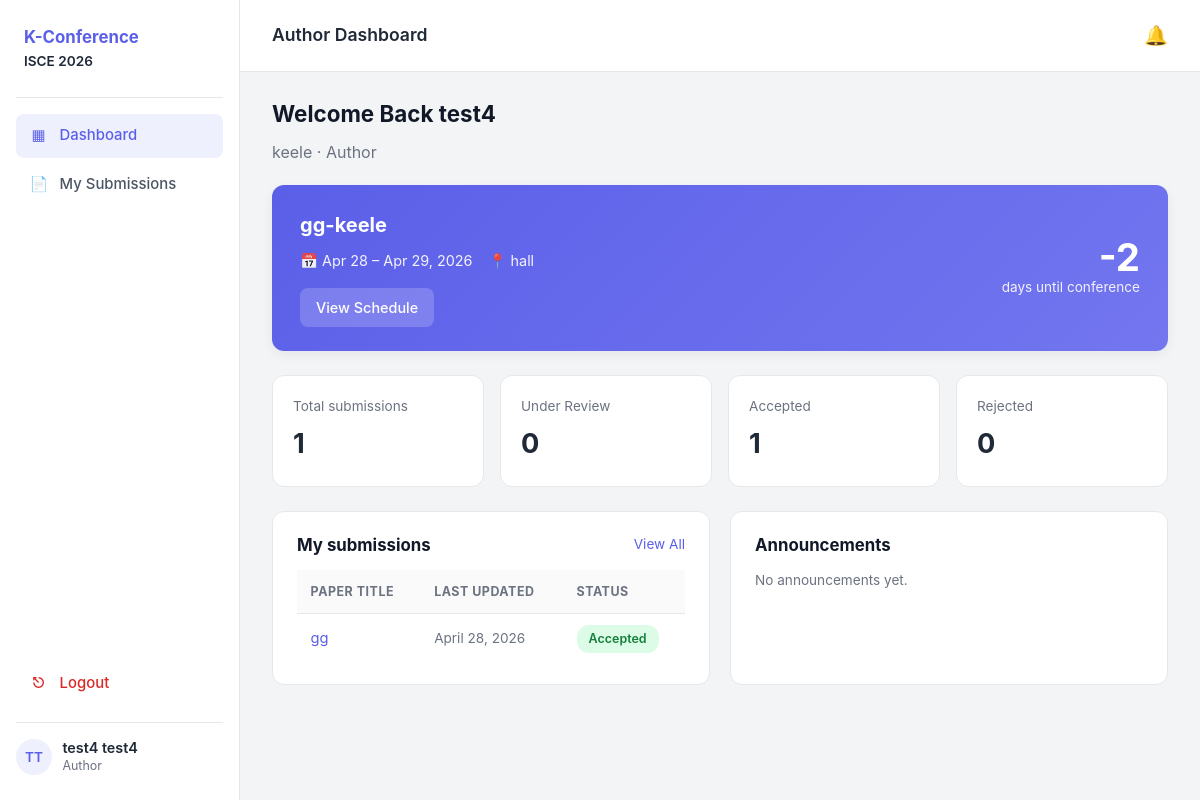
Before: /accounts/dashboard/author/ (signed in) with the older database file.
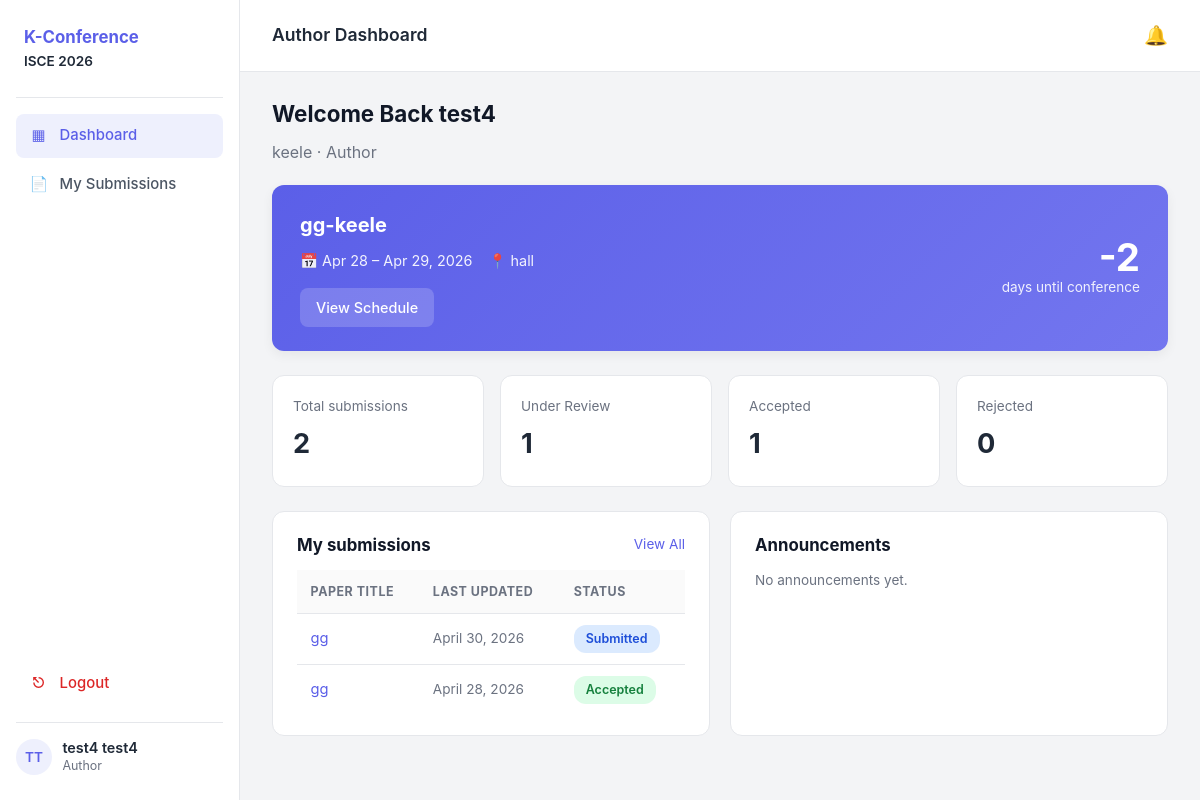
After: the same page with the newer database file.
### submissions/models.py (models this page shows, shortened)
class Submission(models.Model):
    STATUS_DRAFT = 'draft'
    STATUS_SUBMITTED = 'submitted'
    STATUS_UNDER_REVIEW = 'under_review'
    STATUS_ACCEPTED = 'accepted'
    STATUS_REJECTED = 'rejected'
    STATUS_WITHDRAWN = 'withdrawn'
    STATUS_CHOICES = [
        (STATUS_DRAFT,        'Draft'),
        (STATUS_SUBMITTED,    'Submitted'),
        (STATUS_UNDER_REVIEW, 'Under Review'),
        (STATUS_ACCEPTED,     'Accepted'),
        (STATUS_REJECTED,     'Rejected'),
        (STATUS_WITHDRAWN,    'Withdrawn'),
    ]
    conference = models.ForeignKey(
        Conference, on_delete=models.CASCADE, related_name='submissions',
    )
    track = models.ForeignKey(
        Track, on_delete=models.SET_NULL, null=True, blank=True,
        related_name='submissions',
    )
    author = models.ForeignKey(
        User, on_delete=models.CASCADE, related_name='submissions',
    )
    title = models.CharField(max_length=300)
    abstract = models.TextField(
        help_text='Short summary of the paper (max 300 words recommended).',
    )
    keywords = models.CharField(
        max_length=300, blank=True,
        help_text='Comma-separated. e.g. "machine learning, healthcare, privacy".',
    )
    co_authors = models.TextField(
        blank=True,
        help_text='One per line: full name, email, affiliation.',
    )
    status = models.CharField(
        max_length=20, choices=STATUS_CHOICES, default=STATUS_DRAFT,
    )
    submission_id_code = models.CharField(
        max_length=30, blank=True,
        help_text='Public ID shown to authors and reviewers, e.g. SUB-2026-0042.',
    )
    submitted_at = models.DateTimeField(null=True, blank=True)
    decision_at = models.DateTimeField(null=True, blank=True)
    decision_notes = models.TextField(blank=True)
    created_at = models.DateTimeField(auto_now_add=True)
    updated_at = models.DateTimeField(auto_now=True)
    class Meta:
        ordering = ['-created_at']

### accounts/views.py (the view)
# urls.py: path('dashboard/author/',      views.dashboard_author,
@login_required
def dashboard_author(request):
    if not request.user.profile.is_author():
        messages.error(request, 'You do not have permission to view that page.')
        return redirect('accounts:dashboard')
    from conference.models import Conference
    from submissions.models import Submission
    from core.models import Announcement
    active_conference = Conference.objects.filter(
        status=Conference.STATUS_OPEN
    ).order_by('start_date').first()
    submissions = Submission.objects.filter(author=request.user)
    announcements = []
    if active_conference:
        announcements = active_conference.announcements.filter(
            audience__in=[Announcement.AUDIENCE_ALL, Announcement.AUDIENCE_AUTHORS]
        )[:5]
    return render(request, 'accounts/dashboard_author.html', {
        'active_conference': active_conference,
        'submissions': submissions,
        'submissions_total': submissions.count(),
        'submissions_under_review': submissions.filter(
            status__in=[Submission.STATUS_SUBMITTED, Submission.STATUS_UNDER_REVIEW]
        ).count(),
        'submissions_accepted': submissions.filter(
            status=Submission.STATUS_ACCEPTED).count(),
        'submissions_rejected': submissions.filter(
            status=Submission.STATUS_REJECTED).count(),
        'recent_submissions': submissions.order_by('-updated_at')[:5],
        'announcements': announcements,
    })

### accounts/models.py (called while the page is built)
    def is_author(self):
        return self.role == self.ROLE_AUTHOR

### conference/models.py (called while the page is built)
    @property
    def days_until_start(self):
        delta = self.start_date - timezone.localdate()
        return delta.days

### accounts/templates/accounts/dashboard_author.html (shortened to what this page needs)
{% extends 'app_base.html' %}
{% block topbar_title %}Author Dashboard{% endblock %}
{% block sidebar_nav %}
    {% include 'partials/sidebar_author.html' with active='dashboard' %}
{% endblock %}
{% block content %}
<section class="welcome">
    <h1>Welcome Back {{ user.first_name }}</h1>
    <p class="muted">{{ user.profile.affiliation }} &middot; Author</p>
</section>
{% if active_conference %}
<section class="hero-card">
    <div>
        <h2>{{ active_conference.name }}</h2>
        <div class="hero-meta">
            <span>📅 {{ active_conference.start_date|date:"M j" }} – {{ active_conference.end_date|date:"M j, Y" }}</span>
            <span>📍 {{ active_conference.location|default:"Online" }}</span>
        </div>
        <a href="{% url 'conference:detail' active_conference.pk %}" class="hero-btn">View Schedule</a>
    </div>
    <div class="hero-right">
        <div class="hero-big">{{ active_conference.days_until_start }}</div>
        <div class="hero-cap">days until conference</div>
    </div>
</section>
{% endif %}
<section class="stat-grid">
    <div class="stat"><div class="stat-label">Total submissions</div><div class="stat-value">{{ submissions_total }}</div></div>
    <div class="stat"><div class="stat-label">Under Review</div><div class="stat-value">{{ submissions_under_review }}</div></div>
    <div class="stat"><div class="stat-label">Accepted</div><div class="stat-value">{{ submissions_accepted }}</div></div>
    <div class="stat"><div class="stat-label">Rejected</div><div class="stat-value">{{ submissions_rejected }}</div></div>
</section>
<section class="row-2">
    <div class="panel">
        <div class="panel-head">
            <h3>My submissions</h3>
            <a href="{% url 'submissions:my_submissions' %}" class="link-mini">View All</a>
        </div>
        {% if recent_submissions %}
            <table class="data-table">
                <thead>
                    <tr><th>Paper Title</th><th>Last Updated</th><th>Status</th></tr>
                </thead>
                <tbody>
                {% for s in recent_submissions %}
                    <tr>
                        <td><a href="{% url 'submissions:detail' s.pk %}">{{ s.title|truncatechars:42 }}</a></td>
                        <td class="muted small">{{ s.updated_at|date:"F j, Y" }}</td>
                        <td><span class="status-pill status-{{ s.status }}">{{ s.get_status_display }}</span></td>
                    </tr>
                {% endfor %}
                </tbody>
            </table>
        {% else %}
            <p class="muted small">You haven't submitted any papers yet.
                <a href="{% url 'submissions:create' %}">Submit your first paper</a>.
            </p>
        {% endif %}
    </div>
   <div class="panel">
        <div class="panel-head">
            <h3>Announcements</h3>
        </div>
        {% if announcements %}
            {% for a in announcements %}
            <div class="announcement-item">
                {% if a.is_pinned %}<span class="pin-badge">📌 Pinned</span>{% endif %}
                <strong>{{ a.title }}</strong>
                <p class="muted small">{{ a.body|truncatechars:140 }}</p>
                <span class="muted small">{{ a.created_at|date:"M j, Y" }}</span>
            </div>
            {% endfor %}
        {% else %}
            <p class="muted small">No announcements yet.</p>
        {% endif %}
    </div>
</section>
{% endblock %}

Changed rows visible on the page:
added Submission: title "gg", updated_at "April 30, 2026", status "Submitted"
Other visible differences:
{{ submissions_total }}: "1" → "2"
{{ submissions_under_review }}: "0" → "1"
